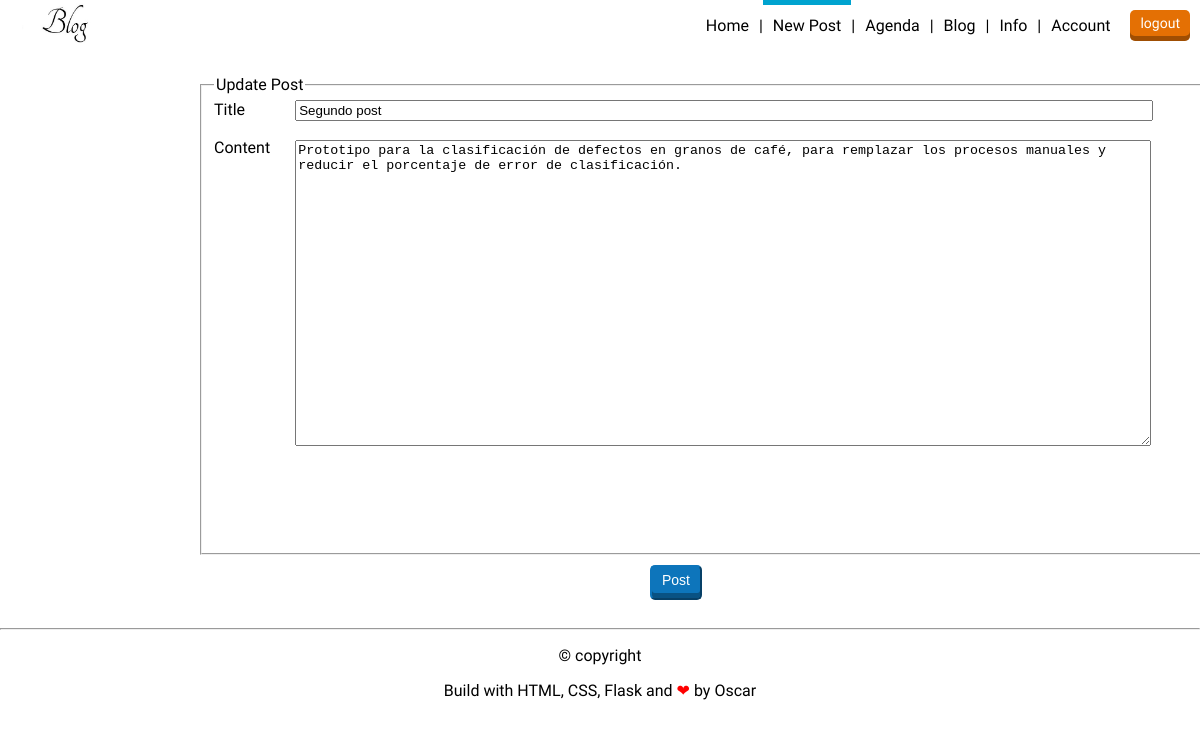
The page /post/2/update (signed in) on the database its author committed.
### flaskblog/models.py (models this page shows, shortened)
class Post(db.Model):
    id = db.Column(db.Integer, primary_key=True)
    title = db.Column(db.String(100), nullable=False)
    date_posted = db.Column(db.DateTime, nullable=False, default=datetime.utcnow)
    content = db.Column(db.Text, nullable=False)
    user_id = db.Column(db.Integer, db.ForeignKey('user.id'), nullable=False)

### flaskblog/routes.py (the view)
@app.route("/post/<int:post_id>/update", methods=['GET', 'POST'])
@login_required
def update_post(post_id):
    post = Post.query.get_or_404(post_id)
    if post.author != current_user:
        abort(403)
    form = PostForm()
    if form.validate_on_submit():
        post.title = form.title.data
        post.content = form.content.data
        db.session.commit()
        flash('Your post has been updated!', 'success')
        return redirect(url_for('post', post_id=post.id))
    elif request.method == 'GET':
        form.title.data = post.title
        form.content.data = post.content
    return render_template('create_post.html', title='Update Post',
                           form=form, legend='Update Post')

### flaskblog/forms.py
class PostForm(FlaskForm):
    title = StringField('Title', validators=[DataRequired()])
    content = TextAreaField('Content', validators=[DataRequired()])
    submit = SubmitField('Post')

### flaskblog/models.py (called while the page is built)
@login_manager.user_loader
def load_user(user_id):
    return User.query.get(int(user_id))

### flaskblog/templates/create_post.html (shortened to what this page needs)
{% extends "layout.html" %}
{% block content %}
<header>
    <a href="{{ url_for('home') }}">
        <img src="{{ url_for('static', filename='profile_pics/logo.jpg') }}" alt="logo" height="40">
    </a>
    <div class="header-right">
        {% if current_user.is_authenticated %}
        <nav>
            <ul>
                <li><a href="{{ url_for('home') }}" >Home</a></li>
                <li><a class="is-active" href="{{ url_for('new_post') }}">New Post</a></li>
                <li><a href="#">Agenda</a></li>
                <li><a href="{{ url_for('home') }}">Blog</a></li>
                <li><a href="#">Info</a></li>
                <li><a href="{{ url_for('account') }}">Account</a></li>
            </ul>
        </nav>
            <a href="{{ url_for('logout') }}" class="button red">logout</a>
        {% endif %}
    </div>
</header>
<div class="contenedor">
    <form method="POST" action="">
        <fieldset class="formulario">
            <legend class="border-bottom">{{ legend }}</legend>
            <div class="col3">
                {{ form.title.label(class="form-control-label") }}
                <br>
                {{ form.content.label(class="form-control-label") }}
            </div>
            <div class="col4">
                {{ form.title(class="form-control form-control-lg", style="width:850px;" ) }}
                <br>
                {{ form.content(class="form-control form-control-lg", rows="20", style="width:850px;") }}
            </div>
        </fieldset>
        <div class="Abutton">
            <input type="submit" value="Post" class="button blue">
        </div>
    </form>
</div>
{% endblock content %}

### flaskblog/static/estilo.css (style rules this page uses)
body { font-family: 'allerta', sans-serif; margin: 0; color: #515151; }
a { color: #515151; }
header { background: white; height: 50px; padding: 0 10px; display: flex; justify-content: space-between; align-items: center; }
.header-right { height: inherit; display: flex; align-items: center; }
.header-right .button { margin-left: 10px; }
.button { background: gray; box-shadow: inset 0 -5px 0 rgba(0, 0, 0, .3); font-size: 14px; padding: 5px 10px 10px 10px; border-radius: 5px; text-decoration: none; color: white; transition: .2s; }
.button.red { background: #e47004; border-color: #e47004; }
.button.blue { background: #0d75bb; border-color: #0d75bb; }
nav { height: inherit; margin: 0; }
nav ul { margin: 0; height: inherit; }
nav ul { display: flex; }
nav li { list-style: none; color: black; height: inherit; display: flex; align-items: center; }
nav li:after { content: "|"; display: inline-block; }
nav li:last-child:after { display: none; }
nav a { color: black; text-decoration: none; height: inherit; display: flex; padding: 0 10px; align-items: center; }
nav a.is-active { box-shadow: inset 0 5px 0 #00a3cf; }
.contenedor { display: flex; justify-content: space-between; margin: auto; position: relative; }
.formulario { display: flex; width: 1000px; height: 460px; color: black; margin: 25px 0 0 200px; }
.Abutton .button { margin: 10px 0 0 650px; }
.col3, .col4 { display: flex; flex-direction: column; }
.col3 { margin-right: 25px; }
.col4 { align-items: flex-start; }

### rows shown on the page
Post: title "Segundo post", content "Prototipo para la clasificación de defectos en granos de café, para remplazar los procesos manuales y reducir el porcentaje de error de clasificación."

### other values the page prints
{{ legend }} "Update Post"
